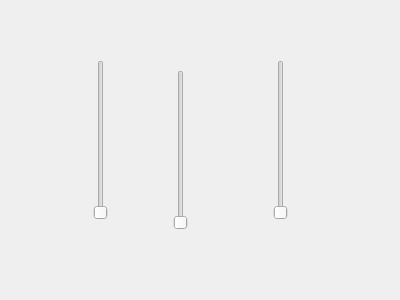
<?xml version="1.0" encoding="UTF-8"?>
<ui version="4.0">
 <class>Form</class>
 <widget class="QWidget" name="Form">
  <property name="geometry">
   <rect>
    <x>0</x>
    <y>0</y>
    <width>400</width>
    <height>300</height>
   </rect>
  </property>
  <property name="windowTitle">
   <string>Form</string>
  </property>
  <widget class="QSlider" name="verticalSlider">
   <property name="geometry">
    <rect>
     <x>90</x>
     <y>60</y>
     <width>22</width>
     <height>160</height>
    </rect>
   </property>
   <property name="orientation">
    <enum>Qt::Vertical</enum>
   </property>
  </widget>
  <widget class="QSlider" name="verticalSlider_2">
   <property name="geometry">
    <rect>
     <x>270</x>
     <y>60</y>
     <width>22</width>
     <height>160</height>
    </rect>
   </property>
   <property name="orientation">
    <enum>Qt::Vertical</enum>
   </property>
  </widget>
  <widget class="QSlider" name="verticalSlider_3">
   <property name="geometry">
    <rect>
     <x>170</x>
     <y>70</y>
     <width>22</width>
     <height>160</height>
    </rect>
   </property>
   <property name="orientation">
    <enum>Qt::Vertical</enum>
   </property>
  </widget>
 </widget>
 <resources/>
 <connections/>
</ui>
